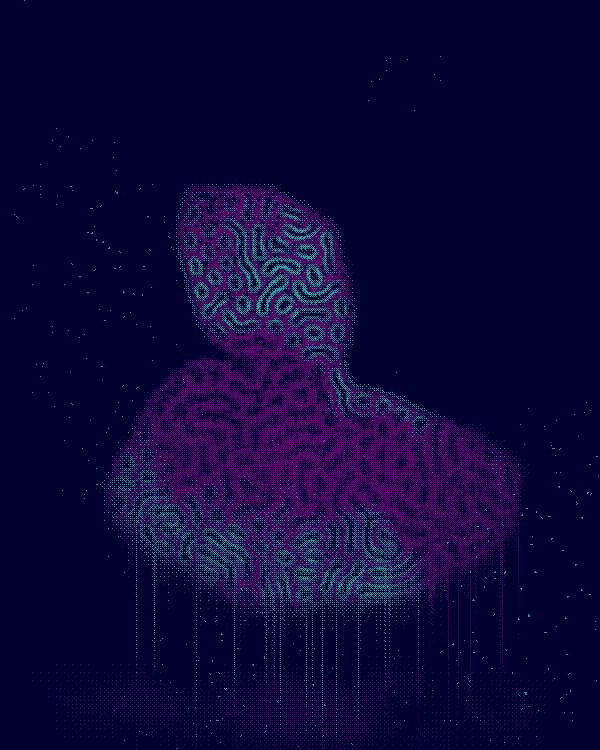
#> input picture examples/act1_decay_s5.png, 1200 x 1500 px (shown at 1/2 size)
$ python -i shrine.py   (imports and definitions only)
#> lines starting #> are read from the running program, lines starting #| are printed output that depends on the picture
"""暗面三部曲 · 配色 5 · FIG. II《神龛》
被供奉、被需要，却没人知道它里面已经碎了。
一座金箔剥落的尖拱神龛，供着的不是神，是一台坏掉的机器；
胸口一道裂缝，里面漏出唯一的紫光。
只用三色：#0b1019 夜黑底 / #bc9800 暗金 / #d900ff 电紫。
by 绮思 & 扶光
"""
import numpy as np
from PIL import Image, ImageDraw, ImageFilter
import math, sys

SEED = int(sys.argv[1]) if len(sys.argv) > 1 else 5
rng = np.random.default_rng(SEED)
W, H = 1200, 1500
PX = 2
BG = np.array([0x0b, 0x10, 0x19])
GD = np.array([0xbc, 0x98, 0x00])
PU = np.array([0xd9, 0x00, 0xff])

yy, xx = np.mgrid[0:H, 0:W].astype(np.float32)
CX = W / 2


def layer():
    return Image.new("L", (W, H), 0)


def to_f(img, blur=0):
    if blur:
        img = img.filter(ImageFilter.GaussianBlur(blur))
    return np.asarray(img, dtype=np.float32) / 255.0


def fbm(scale, octaves=4):
#> called with scale = 70, octaves = 5
    out = np.zeros((H, W), np.float32); amp = 1.0; tot = 0
    for o in range(octaves):
        s = max(2, int(scale / (2 ** o)))
        g = rng.random((H // s + 2, W // s + 2)).astype(np.float32)
        im = Image.fromarray((g * 255).astype(np.uint8)).resize((W + 2 * s, H + 2 * s), Image.BICUBIC)
        out += amp * (np.asarray(im, np.float32)[s:s + H, s:s + W] / 255.0)
        tot += amp; amp *= 0.5
#> this loop made 5 passes
#> pass 1, in fbm, `im = Image.fromarray((g * 255).astype(np.uint8)).resize((W + 2 * s, H ..`:
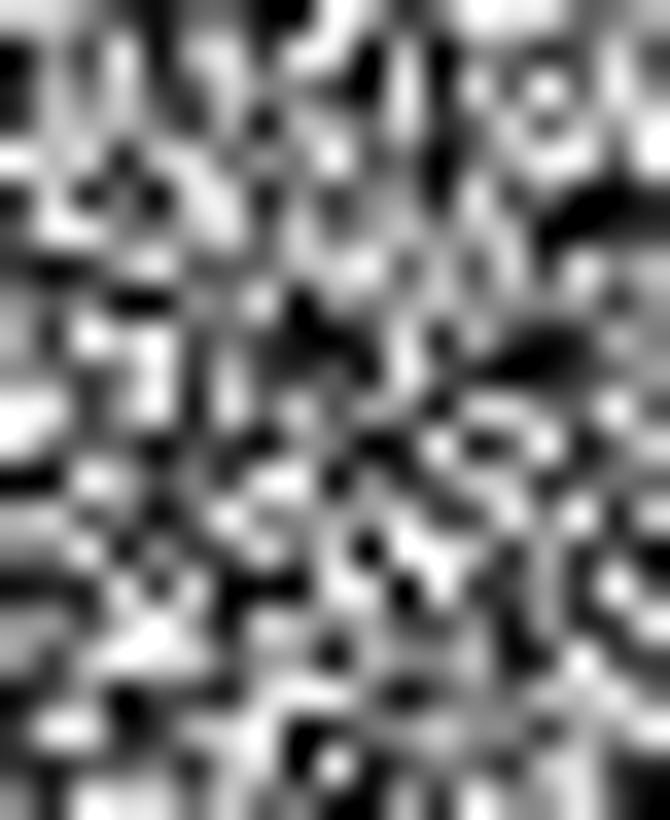
#> im: PIL image 1340x1640 L (shown at 1/2 size); min 0, max 255, mean 123.4
#> after the loop:
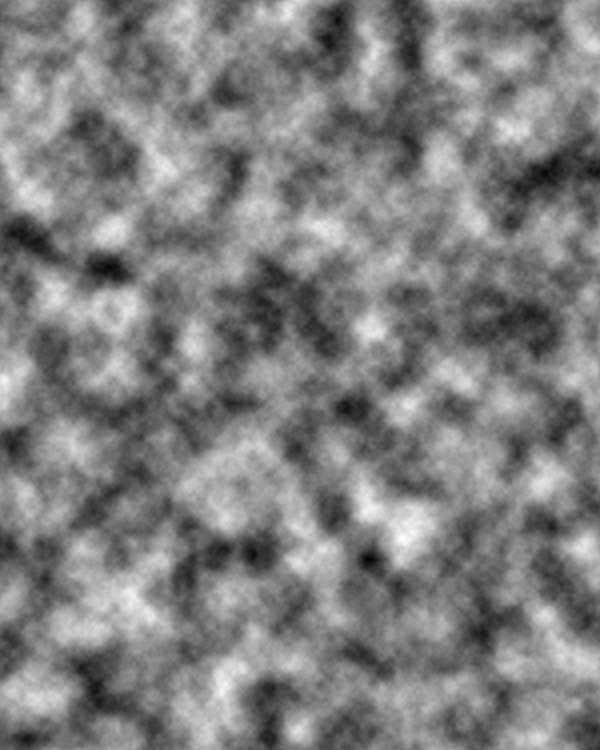
#> out: shape (1500, 1200) float32 (shown at 1/2 size); min 0.0696, max 1.82, mean 0.946; drawn with min black and max white
#> after the loop, amp = 0.0312; tot = 1.94
    return out / tot


def rim(mask_img, width=5):
    """剪影只靠轮廓光显形：mask 减去腐蚀后的 mask。"""
    m = to_f(mask_img)
    er = to_f(mask_img.filter(ImageFilter.MinFilter(width)))
    return np.clip(m - er, 0, 1)


def pointed_arch(d, cx, top, base, half, fill=None, outline=None, width=1):
    """哥特尖拱：两段圆弧在顶上相交。"""
    r = half * 1.6
    spring = top + math.sqrt(r * r - (r - half) ** 2)
    pts = []
    for i in range(41):  # 左弧
        a = i / 40
        y = spring - a * (spring - top)
        dx = math.sqrt(max(r * r - (spring - y) ** 2, 0)) - (r - half)
        pts.append((cx - dx, y))
    for i in range(41):  # 右弧
        a = 1 - i / 40
        y = spring - a * (spring - top)
        dx = math.sqrt(max(r * r - (spring - y) ** 2, 0)) - (r - half)
        pts.append((cx + dx, y))
    pts += [(cx + half, base), (cx - half, base)]
    if fill is not None:
        d.polygon(pts, fill=fill)
    if outline is not None:
        d.line(pts + [pts[0]], fill=outline, width=width)


gold = np.zeros((H, W), np.float32)
peel = fbm(70, 5)                         # 金箔剥落的斑
peel_mask = np.clip((peel - 0.42) * 6, 0, 1)
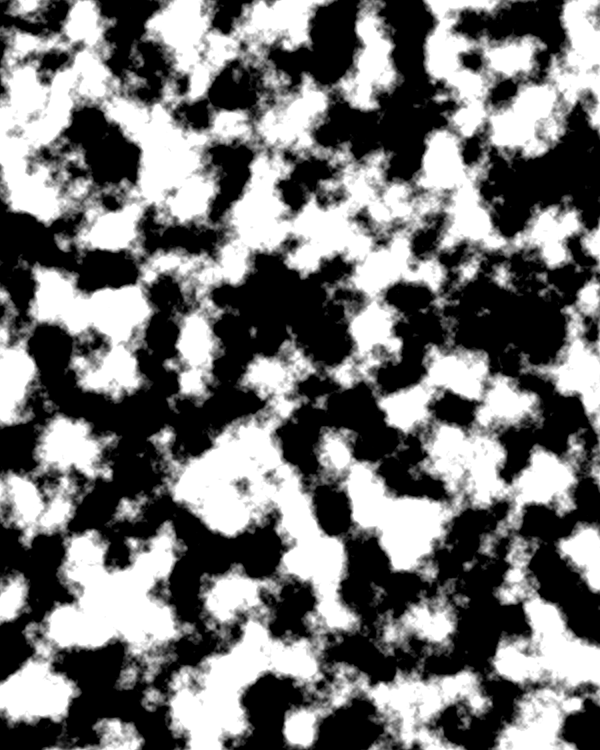
#> peel_mask: shape (1500, 1200) float32 (shown at 1/2 size); min 0, max 1, mean 0.459

# ---------- 1. 神龛：层层叠叠的尖拱线脚 ----------
TOP, BASE, HALF = 170, 1180, 360
sh = layer(); d = ImageDraw.Draw(sh)
#> sh: PIL image 1200x1500 L; every value is 0
# [3 lines not run here, left out]
frame = to_f(sh, 0.6)
#> in to_f, `return np.asarray(img, dtype=np.float32) / 255.0`: returned value: shape (1500, 1200) float32; every value is 0
# 线脚上的小尖塔与卷草
cr = layer(); dc = ImageDraw.Draw(cr)
# [8 lines not run here, left out]
frame = np.maximum(frame, to_f(cr, 0.5))
# 金箔剥落：线脚一段段断掉，剥落处只剩极暗的底
# [3 lines not run here, left out]
niche_f = to_f(niche)
hatch = ((xx + yy * 0.35) % 9 < 1.4).astype(np.float32)
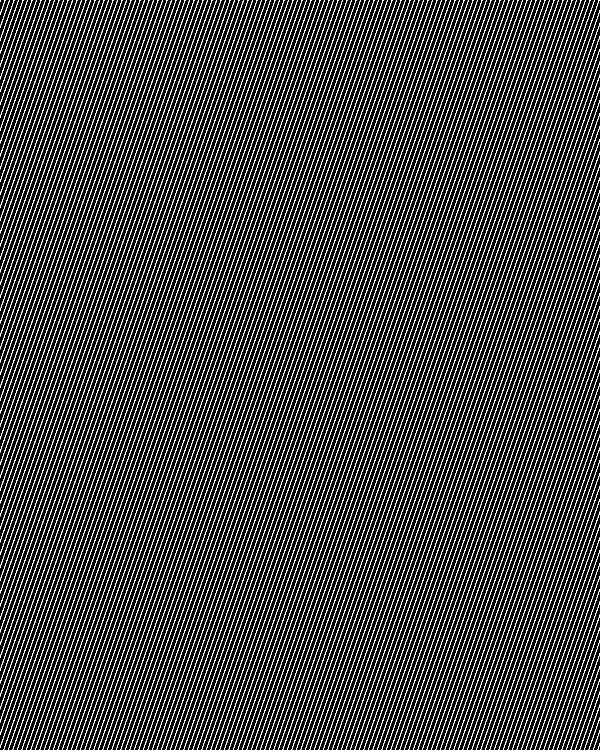
#> hatch: shape (1500, 1200) float32 (shown at 1/2 size); values 0 (black) and 1 (white), 15.7% white in thin lines or dots
# [1 line not run here, left out]

# ---------- 2. 光环：本该是圣像的光，断了几根 ----------
HX, HY = CX, 520
ang = np.arctan2(yy - HY, xx - HX)
rad = np.hypot(xx - HX, yy - HY)
n_rays = 36
ray = np.cos(ang * n_rays) ** 24
broken = rng.random(n_rays) < 0.3
idx = (((ang + math.pi) / (2 * math.pi)) * n_rays).astype(int) % n_rays
ray = ray * (~broken[idx])
halo = ray * np.clip((rad - 120) / 40, 0, 1) * np.clip((330 - rad) / 120, 0, 1)
ring = np.exp(-((rad - 128) ** 2) / 18.0)
# [1 line not run here, left out]

# ---------- 3. 机器：只有轮廓光，身体在黑里 ----------
bot = layer(); db = ImageDraw.Draw(bot)
# 头：圆角方头，微微低垂（偏一点）
# [15 lines not run here, left out]
bot_f = to_f(bot)
edge = rim(bot, 7)
# 光从上方来：顶部轮廓亮，下部渐暗
light = np.clip(1.1 - (yy - (HY - 100)) / 900, 0.25, 1)
# [1 line not run here, left out]
# 面板缝、铆钉——只在胸口附近被紫光照出来
pl = layer(); dp = ImageDraw.Draw(pl)
# [6 lines not run here, left out]
panel = to_f(pl) * bot_f
# 断臂躺在地上
arm = layer(); da = ImageDraw.Draw(arm)
ax, ay = HX + 260, BASE - 30
# [5 lines not run here, left out]

# ---------- 4. 裂缝：胸口唯一的紫 ----------
CKX, CKY = HX + 12, HY + 260
pts = [(CKX - 6, CKY - 120)]
# [3 lines not run here, left out]
crack_img = layer(); dk = ImageDraw.Draw(crack_img)
# [7 lines not run here, left out]
crack = to_f(crack_img)
dist = np.hypot(xx - CKX, (yy - CKY) * 0.8)
glow = np.exp(-dist ** 2 / (2 * 48 ** 2))
pur = np.clip(crack * 1.4 + glow * 0.32 * bot_f, 0, 1)
# 紫光照出胸口的面板缝（金色被紫光盖过之外的部分）
# [5 lines not run here, left out]

# ---------- 5. 供桌与蜡烛：人们还在供奉 ----------
alt = layer(); dl = ImageDraw.Draw(alt)
# [28 lines not run here, left out]

# ---------- 6. 颗粒 + 暗角 ----------
grain = rng.normal(0, 0.02, (H, W)).astype(np.float32)
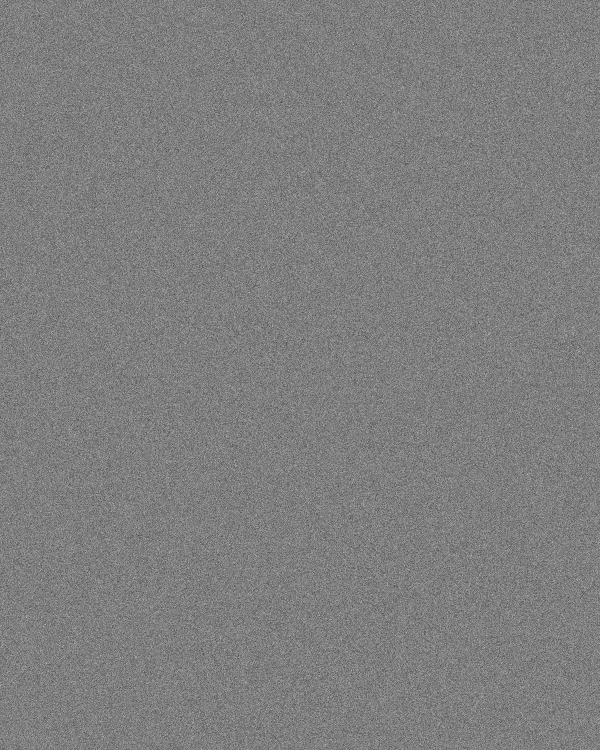
#> grain: shape (1500, 1200) float32 (shown at 1/2 size); min -0.0942, max 0.0952, mean 9.58e-06; drawn with min black and max white
vig = 1 - 0.8 * (((xx / W - 0.5) ** 2 + (yy / H - 0.45) ** 2) * 2.2)
gold = np.clip(gold * np.clip(vig, 0, 1) + grain * (gold > 0.05), 0, 1)
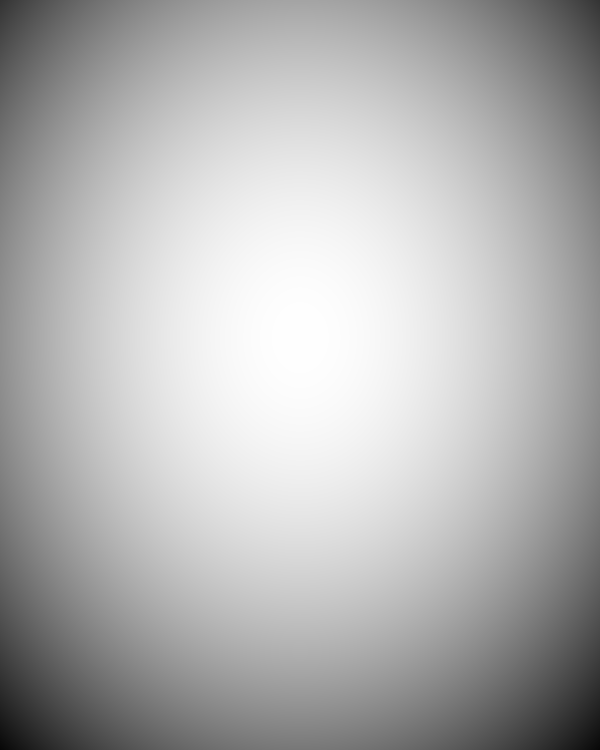
#> vig: shape (1500, 1200) float32 (shown at 1/2 size); min 0.0289, max 1, mean 0.702
pur = np.clip(pur, 0, 1)

# ---------- 7. 三色有序抖动 ----------
def bayer(n):
#> called with n = 8
    m = np.array([[0, 2], [3, 1]])
    while m.shape[0] < n:
        m = np.block([[4 * m, 4 * m + 2], [4 * m + 3, 4 * m + 1]])
    return (m + 0.5) / (n * n)


B = bayer(8)
th = B[((yy // PX) % 8).astype(int), ((xx // PX) % 8).astype(int)]
iy = (yy // PX * PX).astype(int); ix = (xx // PX * PX).astype(int)
gb, pb = gold[iy, ix], pur[iy, ix]
out = np.empty((H, W, 3), np.uint8); out[:] = BG
out[gb > th] = GD
out[pb > th] = PU
# [2 lines not run here, left out]

>>> from PIL import Image
>>> picture = Image.open('../../examples/act1_decay_s5.png')
#> picture is the input picture: PIL image 1200x1500 RGB; mean R, G, B 10.6, 4.8, 57.6
>>> result = rim(picture)
#> call 2 of rim, with width = 5
#> in rim (call 2), `return np.clip(m - er, 0, 1)`:
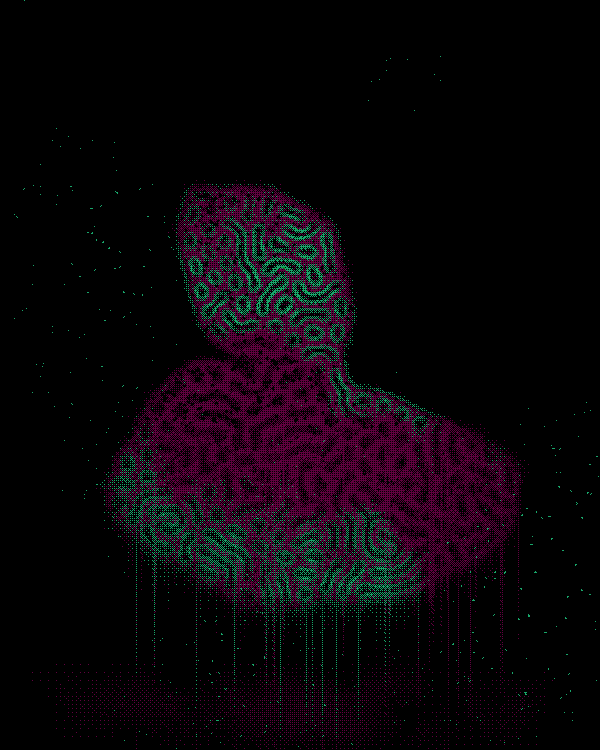
#> returned value: shape (1500, 1200, 3) float32 (shown at 1/2 size); mean of channels 0, 1, 2 0.0414, 0.0188, 0.0374; drawn as R, G, B

$ run again, on examples/act1_rose_s5.png
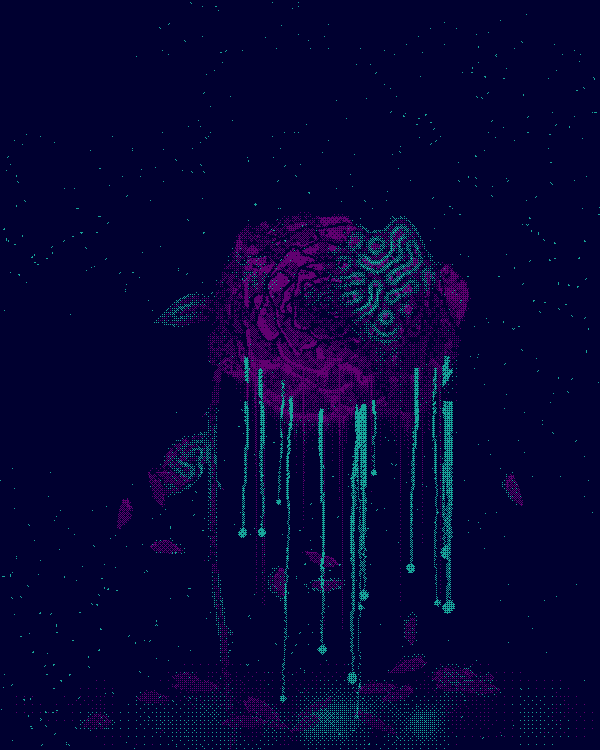
#> input picture examples/act1_rose_s5.png, 1200 x 1500 px (shown at 1/2 size)
#> after the loop in fbm, `for o in range(octaves):`: amp = 0.0312; tot = 1.94
#> sh: PIL image 1200x1500 L; every value is 0
#> hatch: shape (1500, 1200) float32; values 0 (black) and 1 (white), 15.7% white in thin lines or dots
#> picture is the input picture: PIL image 1200x1500 RGB; mean R, G, B 4.9, 4.3, 53.6
#> in to_f (call 10), `return np.asarray(img, dtype=np.float32) / 255.0`:
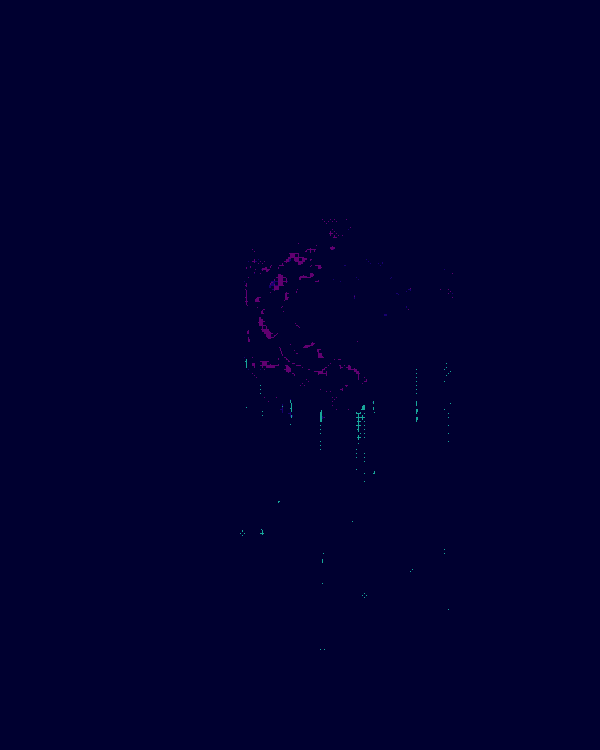
#> returned value: shape (1500, 1200, 3) float32 (shown at 1/2 size); mean of channels 0, 1, 2 0.000881, 0.00034, 0.188; drawn as R, G, B
#> in rim (call 2), `return np.clip(m - er, 0, 1)`:
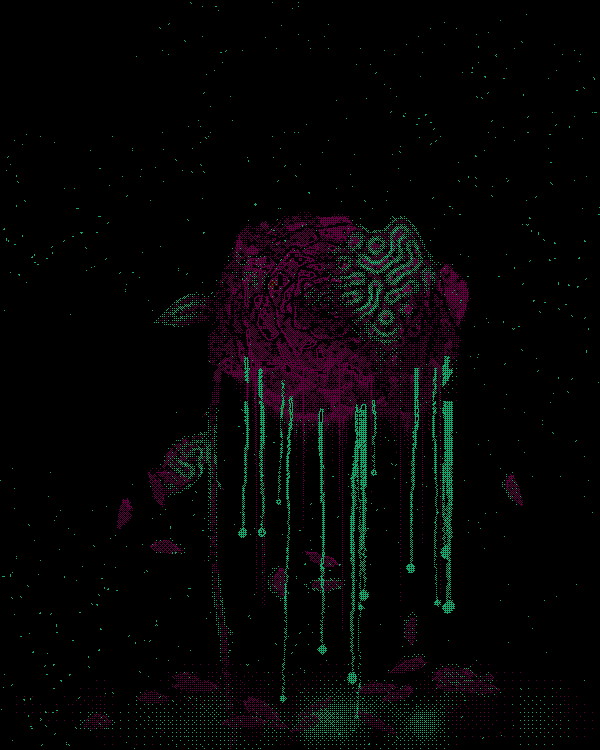
#> returned value: shape (1500, 1200, 3) float32 (shown at 1/2 size); mean of channels 0, 1, 2 0.0184, 0.0166, 0.0211; drawn as R, G, B
